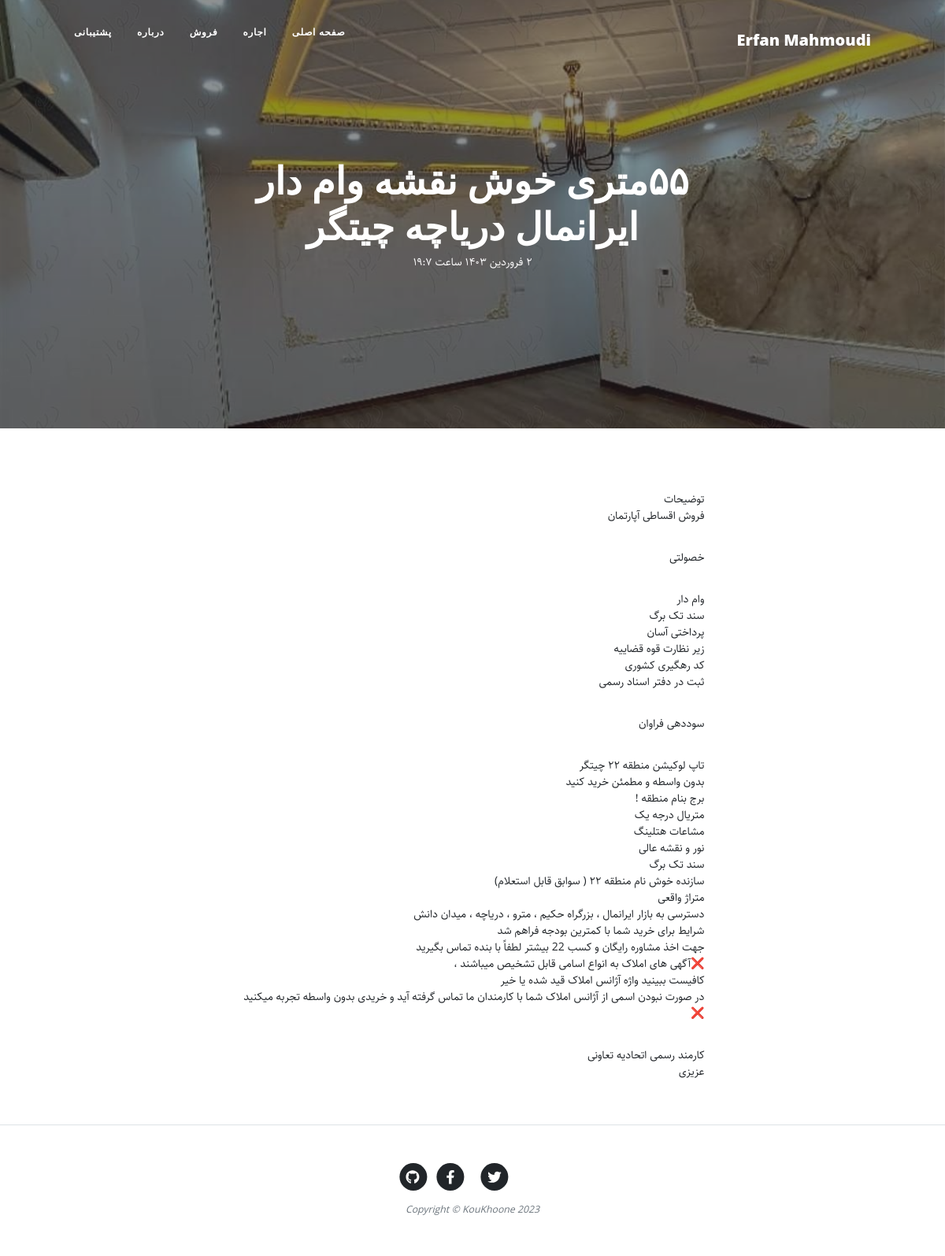
Page /article/mtr-khjjosh-nkshh-om-dr-rnml-drh-tr on the committed database.
### blog/models.py (models this page shows, shortened)
class category(models.Model):
    parent = models.ForeignKey('self', default = None, null = True, blank = True, on_delete = models.SET_NULL, related_name = 'children', verbose_name = "زیردسته")
    title = models.CharField(max_length= 200, verbose_name = "عنوان دسته‌بندی")
    slug = models.SlugField (max_length = 100, unique=True, verbose_name = "آدرس دسته‌بندی")
    status = models.BooleanField(default = True, verbose_name = "آیا نمایش داده شود؟")
    position = models.IntegerField(verbose_name = "پوزیشن")
    class Meta(object):
        verbose_name = "دسته‌بندی"
        verbose_name_plural = "دسته‌بندی ها"
        ordering = ['parent__id','position']
    objects = CategoryManager()

class Article(models.Model):
    STATUS_CHOICES = (
    ('d', 'پیش نویس'),
    ('p', 'منتشر شده'),
    )
    title = models.CharField(max_length= 200, verbose_name = "عنوان مقاله")
    slug = models.SlugField (max_length = 100, unique=True, verbose_name = "آدرس مقاله")
    author = models.ForeignKey(User, on_delete = models.CASCADE)
    category = models.ManyToManyField(category, verbose_name = "دسته‌بندی", related_name = "articles")
    description = models.TextField (verbose_name = "محتوا")
    thumbnail = models.ImageField (upload_to="images", verbose_name = " تصویر")
    publish = models.DateTimeField (default = timezone.now, verbose_name = "زمان انتشار")
    created = models.DateTimeField (auto_now_add = True, verbose_name = "زمان ساخت")
    updated = models.DateTimeField (auto_now = True)
    status = models.CharField (max_length = 1, choices = STATUS_CHOICES, verbose_name = "وضعیت")
    class Meta(object):
        verbose_name = "مقاله"
        verbose_name_plural = "مقاله ها"
    def jpublish(self):
        return jalali_convertor(self.publish)
    jpublish.short_description = "زمان انتشار"
    objects = ArticleManager()

### blog/views.py (the view)
def detail(request, slug):
    context = {
        "article" : get_object_or_404 (Article, slug=slug, status = "p"),
    }
    return render (request, "blog/detail.html", context)

### blog/models.py (called while the page is built)
    def active (self):
        return self.filter(status = True)

### blog/templatetags/base_tags.py (called while the page is built)
@register.simple_tag
def name():
    return "Erfan Mahmoudi"

@register.inclusion_tag("blog/partials/category_navbar.html")
def category_navbar():
    return {
            "category" : category.objects.filter(status=True)
    }

### extentions/jalali.py (called while the page is built)
    def persian_tuple(self):
        return self.persian_year, self.persian_month, self.persian_day

### extentions/utils.py (called while the page is built)
def persian_numbers_convertor(mystr):
    numbers = {
    "0" : "۰",
    "1" : "۱",
    "2" : "۲",
    "3" : "۳",
    "4" : "۴",
    "5" : "۵",
    "6" : "۶",
    "7" : "۷",
    "8" : "۸",
    "9" : "۹",
    }
    for e,p in numbers.items():
        mystr = mystr.replace(e, p)
    return mystr

def jalali_convertor(time):
    time = timezone.localtime(time)
    jmonths = ["فروردین","اردیبهشت","خرداد","تیر","مرداد","شهریور","مهر","آبان","آذر","دی","بهمن","اسفند"]
    time_to_str = "{},{},{}".format(time.year, time.month, time.day)
    time_to_tuple = jalali.Gregorian(time_to_str).persian_tuple()
    time_to_list = list (time_to_tuple)
    for index, month in enumerate(jmonths):
        if time_to_list[1] == index + 1:
            time_to_list[1] = month
            break
    output = "{} {} {} ساعت {}:{}".format(
    time_to_list[2],
    time_to_list[1],
    time_to_list[0],
    time.hour,
    time.minute,
    )
    return persian_numbers_convertor(output)

### blog/templates/blog/detail.html (shortened to what this page needs)
{%extends 'blog/base.html'%}
{% block main %}
<header class="masthead" style="background-image: url('{{article.thumbnail.url}}')">
    <div class="container position-relative px-4 px-lg-5">
        <div class="row gx-4 gx-lg-5 justify-content-center">
            <div class="col-md-10 col-lg-8 col-xl-7">
                <div class="site-heading">
                    <h1>{{article.title}}</h1>
                    <time>{{article.jpublish}}</time>
                </div>
            </div>
        </div>
    </div>
</header>
<article class="mb-4">
    <div class="container px-4 px-lg-5">
        <div class="row gx-4 gx-lg-5 justify-content-center">
            <div class="col-md-10 col-lg-8 col-xl-7 text-justify">
                {{article.description|linebreaks}}
            </div>
        </div>
    </div>
</article>
{% endblock %}

### blog/templates/blog/partials/category_navbar.html (shortened to what this page needs)
<div class="collapse navbar-collapse nav" id="navbarResponsive">
    <ul class="navbar-nav ms-auto py-4 py-lg-0">
        <li class="nav-item">
          <a class="nav-link px-lg-3 py-3 py-lg-4" href="{% url 'blog:home' %}">صفحه اصلی</a>
        </li>
        {% for cat in category %}
          {% if cat.parent == None %}
            <li class="nav-item">
              <a class="nav-link px-lg-3 py-3 py-lg-4" href="{% url 'blog:category' cat.slug %}">{{cat.title}}</a>
            </li>
          {% endif %}
        {% endfor %}
        <li class="nav-item"><a class="nav-link px-lg-3 py-3 py-lg-4" href="{% url 'blog:about' %}">درباره</a></li>
        <li class="nav-item"><a class="nav-link px-lg-3 py-3 py-lg-4" href="{% url 'blog:contact' %}">پشتیبانی</a></li>
    </ul>
</div>

### blog/static/blog/css/rtl.css (style rules this page uses)
body { font-family: "Sahel"; direction: rtl; text-align: right; font-size: 14px; }
.navbar-nav { margin-left: initial !important; margin-right: auto; }
header.masthead .site-heading h1 { font-size: 3rem !important; }
.nav ul { padding-right: : 0; }
.nav ul li { border-bottom: none; height: 86px; line-height: :86px; font-size: 14px; display: inline-block; float: left; margin: 0 auto; }
.nav ul li a { text-decoration: none; color: #000000; display: block; transition: .3s background-color; padding:0 24px; }
.nav a { bordor-bottom:none; }

### rows in the picture
category: title "اجاره"
category: title "فروش"
Article: thumbnail (picture), title "۵۵متری خوش نقشه وام دار ایرانمال دریاچه چیتگر", jpublish "۲ فروردین ۱۴۰۳ ساعت ۱۹:۷", description "توضیحات فروش اقساطی آپارتمان خصولتی وام دار سند تک برگ پرداختی آسان زیر نظارت قوه قضاییه کد رهگیری کشوری ثبت در دفتر اسناد رسمی سوددهی فراوان تاپ لوکیشن منطقه ۲۲ چیتگر بدون واسطه و مطمئن خرید کنید برج بنام منطقه ! متریال درجه یک مشاعات هتلینگ نور و نقشه عالی سند تک برگ سازنده خوش نام منطقه ۲۲ ( سوابق قابل استعلام) متراژ واقعی دسترسی به بازار ایرانمال ، بزرگراه حکیم ، مترو ، دریاچه ، میدان دانش شرایط برای خرید شما با کمترین بودجه فراهم شد جهت اخذ مشاوره رایگان و کسب 22 بیشتر لطفاً با بنده تماس بگیرید ❌آگهی های املاک به انواع اسامی قابل تشخیص میباشند ، کافیست ببینید واژه آژانس املاک قید شده یا خیر در صورت نبودن اسمی از آژانس املاک شما با کارمندان ما تماس گرفته آید و خریدی بدون واسطه تجربه…"
